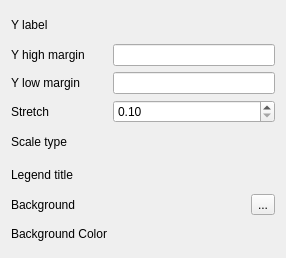
<?xml version="1.0" encoding="UTF-8"?>
<ui version="4.0">
 <class>AxisControlWidget</class>
 <widget class="QWidget" name="AxisControlWidget">
  <property name="geometry">
   <rect>
    <x>0</x>
    <y>0</y>
    <width>286</width>
    <height>258</height>
   </rect>
  </property>
  <property name="sizePolicy">
   <sizepolicy hsizetype="Expanding" vsizetype="Minimum">
    <horstretch>0</horstretch>
    <verstretch>0</verstretch>
   </sizepolicy>
  </property>
  <property name="windowTitle">
   <string>Form</string>
  </property>
  <layout class="QVBoxLayout" name="verticalLayout">
   <item>
    <layout class="QGridLayout" name="gridLayout">
     <item row="3" column="1">
      <widget class="QDoubleSpinBox" name="stretchFactorDoubleSpinBox">
       <property name="sizePolicy">
        <sizepolicy hsizetype="Expanding" vsizetype="Fixed">
         <horstretch>0</horstretch>
         <verstretch>0</verstretch>
        </sizepolicy>
       </property>
       <property name="keyboardTracking">
        <bool>false</bool>
       </property>
       <property name="minimum">
        <double>0.100000000000000</double>
       </property>
       <property name="singleStep">
        <double>0.200000000000000</double>
       </property>
      </widget>
     </item>
     <item row="4" column="0">
      <widget class="QLabel" name="scaleTypeLabel">
       <property name="text">
        <string>Scale type</string>
       </property>
      </widget>
     </item>
     <item row="1" column="1">
      <widget class="QLineEdit" name="yHighMarginLineEdit">
       <property name="sizePolicy">
        <sizepolicy hsizetype="Expanding" vsizetype="Fixed">
         <horstretch>0</horstretch>
         <verstretch>0</verstretch>
        </sizepolicy>
       </property>
      </widget>
     </item>
     <item row="1" column="0">
      <widget class="QLabel" name="label_4">
       <property name="sizePolicy">
        <sizepolicy hsizetype="Minimum" vsizetype="Preferred">
         <horstretch>0</horstretch>
         <verstretch>0</verstretch>
        </sizepolicy>
       </property>
       <property name="text">
        <string>Y high margin</string>
       </property>
      </widget>
     </item>
     <item row="2" column="1">
      <widget class="QLineEdit" name="yLowMarginLineEdit">
       <property name="sizePolicy">
        <sizepolicy hsizetype="Expanding" vsizetype="Fixed">
         <horstretch>0</horstretch>
         <verstretch>0</verstretch>
        </sizepolicy>
       </property>
      </widget>
     </item>
     <item row="3" column="0">
      <widget class="QLabel" name="label">
       <property name="text">
        <string>Stretch</string>
       </property>
      </widget>
     </item>
     <item row="2" column="0">
      <widget class="QLabel" name="label_3">
       <property name="sizePolicy">
        <sizepolicy hsizetype="Minimum" vsizetype="Preferred">
         <horstretch>0</horstretch>
         <verstretch>0</verstretch>
        </sizepolicy>
       </property>
       <property name="text">
        <string>Y low margin</string>
       </property>
      </widget>
     </item>
     <item row="6" column="0">
      <widget class="QLabel" name="label_2">
       <property name="text">
        <string>Background</string>
       </property>
      </widget>
     </item>
     <item row="6" column="1">
      <layout class="QHBoxLayout" name="horizontalLayout">
       <item>
        <widget class="AnyComboBox" name="backgroundStyleComboBox" native="true"/>
       </item>
       <item>
        <widget class="QToolButton" name="backgroundTextureChoiceToolButton">
         <property name="text">
          <string>...</string>
         </property>
        </widget>
       </item>
      </layout>
     </item>
     <item row="7" column="0">
      <widget class="QLabel" name="label_5">
       <property name="text">
        <string>Background Color</string>
       </property>
      </widget>
     </item>
     <item row="7" column="1">
      <widget class="ColorChoiseWidget" name="backgroundColorChoiceWidget" native="true"/>
     </item>
     <item row="0" column="0">
      <widget class="QLabel" name="label_6">
       <property name="text">
        <string>Y label</string>
       </property>
      </widget>
     </item>
     <item row="4" column="1">
      <widget class="AnyComboBox" name="scaleTypeComboBox" native="true"/>
     </item>
     <item row="5" column="0">
      <widget class="QLabel" name="label_7">
       <property name="text">
        <string>Legend title</string>
       </property>
      </widget>
     </item>
     <item row="0" column="1">
      <widget class="LineEditWithUnicodeDialog" name="yLabelLineEdit" native="true"/>
     </item>
     <item row="5" column="1">
      <widget class="LineEditWithUnicodeDialog" name="legendTitleLineEdit" native="true"/>
     </item>
    </layout>
   </item>
  </layout>
 </widget>
 <customwidgets>
  <customwidget>
   <class>AnyComboBox</class>
   <extends>QWidget</extends>
   <header location="global">commonWidgets/anycombobox.h</header>
   <container>1</container>
  </customwidget>
  <customwidget>
   <class>ColorChoiseWidget</class>
   <extends>QWidget</extends>
   <header location="global">commonWidgets/colorchoisewidget.h</header>
   <container>1</container>
  </customwidget>
  <customwidget>
   <class>LineEditWithUnicodeDialog</class>
   <extends>QWidget</extends>
   <header>commonWidgets/lineeditwithunicodedialog.h</header>
   <container>1</container>
  </customwidget>
 </customwidgets>
 <resources/>
 <connections/>
</ui>
